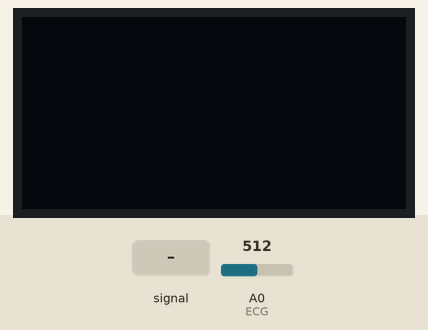
Simulated run of this sketch. Board: Arduino Uno, built with avr-gcc and run on an emulated ATmega328P. Parts: 128×64 one-colour display. The test bench sets the inputs (shaded band); at power-on: A0 (ECG) = 512. The display library's start-up logo is not drawn; what the sketch prints to the serial monitor is not drawn.

Above: at 7.2 s.
7.3 s: A0 (ECG) fed a 200 Hz sine of ±81 counts around its level
At 8.1 s:
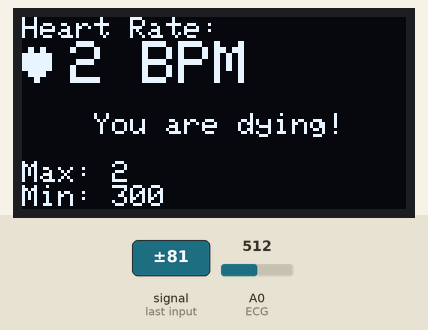
10.3 s: A0 (ECG) set to 490
At 11.5 s:
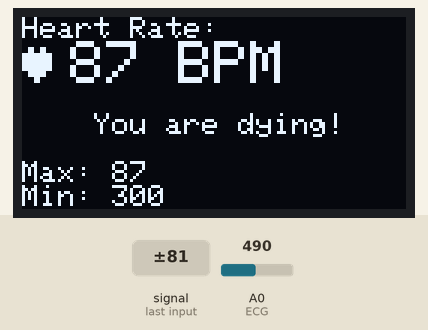
11.8 s: A0 (ECG) fed a 1000 Hz sine of ±255 counts around its level
At 13.41 s:
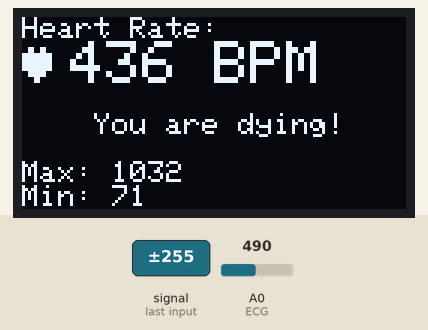
Timing chart, 0 to 14.9 s (numbered marks = the images above; inputs shaded):
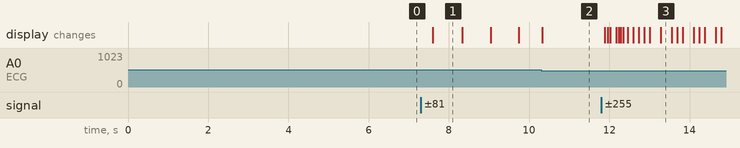

Measured:
- after the input at 7.3 s, the display: changes after 0.30 s (image 1)
- after the input at 11.8 s, the display: first changes after 0.08 s (image 3 shows a later state)
- what the display in image 1 shows lasts 0.7 s, from 7.6 s to 8.3 s

The sketch:

Ardunio_final_Project_code.ino
```cpp
#include <Wire.h> //I2C Communication Protcol.
#include <Adafruit_GFX.h> //graphics core.
#include <Adafruit_SSD1306.h> //display driver.
#define Threshold 500
#define UpperThreshold 525
#define LowerThreshold 475
//(next two lines) used to define the display size in pixels.
#define SCREEN_WIDTH 128
#define SCREEN_HEIGHT 64

// Declaration for an SSD1306 display connected to I2C (SDA, SCL pins).
Adafruit_SSD1306 display(SCREEN_WIDTH, SCREEN_HEIGHT, &Wire, -1); // '-1' makes display reset = on-board reset pin.
int ECG = A0;
int sample;
unsigned long time1;
unsigned long time2;
unsigned long peak;
unsigned long lastpeak;
unsigned long period;
unsigned long BPM;
unsigned long AvBPM;
unsigned long BPMm2;
unsigned long BPMm1;
unsigned long MaxBPM = 0;
unsigned long MinBPM = 300;
//unsigned long bpmAverages[100];
//unsigned long totalAverage;
//int n = 0;
int state = 1;

void setup() {
 Serial.begin (9600); //using 9600 for communication via USB A to USB B
 pinMode(ECG, INPUT); //establishes 'ECG' as a device that will send information to the Arduino.
 //Intiation sequence for OLED-screen. Only needs to be ran once (per start-up) and is therefor not included in a loop.
 display.begin(SSD1306_SWITCHCAPVCC, 0x3C); //'0x3C' is the I2C address for the Arduino. It can be found by running a line of code.
 display.display(); //When a 'display.(setting)' function is run, it stores the function and its information to a cache, where it can be called upon with 'display.display' to make the display run and display the series of code stored.
 delay(2000); //delay is needed to allow the display to boot up, otherwise problems occur like text overlapping which can lead to the arduino boot looping due to memory leak.
 display.clearDisplay();
 display.display();
 display.clearDisplay();//Clears the current cache for the display
 //Displays team name. Allows user to associate product with a name.
 display.setTextSize(1);
 display.setTextColor(WHITE); //In this case, the OLED screen can only display white pixels.
 display.setCursor(32, 18); //Sets the point on the screen where the first pixel will display.
 display.print("Cardia");
 display.println("    Tech"); //(currently) the space presnt before "Tech" is to centre the word directly below the previous.
  delay(4000);
 display.clearDisplay();
 //Clears buffer, and thus what is displayed on-screen

}


void loop() {
//Start of heart rate detection implementing our chosen threshold values
  while(state == 1){ //state 1: code reads ECG value and determines whether or not it is below or above an ECG reading of 500
    while(analogRead(ECG) < Threshold){ //if it is below 500, the arduino will wait 10ms, and then read the ECG value again.
      delay(10);
    }
  state = 2; //if the ECG value is not below the threshold and instead is either equal to or above. The while loop will break and move on to state = 2.
  }

  while(state == 2){ //state 2: as the ECG value becomes => than the threshold.
    time1 = millis(); //the time (in ms) from state 1 to state 2 is stored as time1. This is the ms it took for the ECG to rise above the threshold.
   state = 3;
  }

  while(state == 3){ //state 3: at this point, the QRS wave would of passed the threshold, and rise until it crosses the upper threshold.
    while(analogRead(ECG) < UpperThreshold){ //waits until the upper threshold is met or passed
      delay(10);
    }
    state = 4;
  }

  while(state == 4){ //state 4: the peak of the R wave should be the only thing consisiting above the upper threshold.
    while(analogRead(ECG) > Threshold){ //waits for the R wave to come back down to the Threshold.
      delay(10);
    }
    state = 5;
  }

  while(state == 5){
    //n++;
    time2 = millis(); //time between state 5 and state 1 is stored as time2. This is the ms it took for the ECG to fall below the threshold.
    peak = (time1+time2)/2; //anything above the threshold will be the peak of the QRS wave, and to get the the exact point of the time of the peak, an average between time1 and time2 can be calculated.
    period = peak-lastpeak;
    BPM = 60000/period; //converts ECG value to BPM (60000/period = 60s * 1000ms * 1/period)
    AvBPM = ((BPMm2+BPMm1+BPM)/3); //filtering the BPM by using an average of 3 consecutive heart rates.
    if(AvBPM > MaxBPM){ //compares average BPM to the highest BPM recorded.
      MaxBPM = AvBPM; //if higher, the current average BPM becomes the new highest BPM.
    }
    else if(AvBPM < MinBPM){ //if instead, the average BPM is lower than the lowest recorded BPM.
      MinBPM = AvBPM; //the average BPM becomes the new lowest BPM record.
    }
   /* for(int i = (n - 1); i < n; i++){
      if(i > 99){

      }
      bpmAverages[i] = AvBPM;
      totalAverage = (bpmAverages[i] / n);
    }*/
    Serial.println(analogRead(A0));
    display.clearDisplay();
    display.setTextSize(1);
    display.setCursor(0, 0);//(3, 1);
    display.println("Heart Rate:");
    display.setCursor(0, 8);//(35, 32);
    display.setTextSize(2);
    display.write(3);
    display.setCursor(16, 8);
    display.print(AvBPM);
    display.print(" BPM");
    display.setCursor(24, 32);
    display.setTextSize(1);
    display.print("You are dying!");
    display.setTextSize(1);
    display.setCursor(0, 48);
    display.print("Max: ");
    display.print(MaxBPM);
    display.setCursor(0, 56);
    display.print("Min: ");
    display.print(MinBPM);
    //display.startscrollleft(0x07, 0x07);
    //Total average will be included when SD card is implemented.
    /*display.print(" Average Heart Rate: ");
    display.print(totalAverage);*/
    display.display();
    BPMm2 = BPMm1; //The BPM value that was read previous to the newest BPM value becomes the oldest read BPM.
    BPMm1 = BPM; //The most recent read BPM becomes the BPM that was read before the next reading of the BPM.
    lastpeak = peak; //current time of the R peak becomes the previous peak time.

    state = 6;
  }

  while(state == 6){ //state 6: checks if the ECGs value has fallen below the average threshold.
    while(analogRead(ECG)>LowerThreshold){ //If it has, then the loop will break and state will return to 1. This makes sure the heart wave has reset.
      delay(10);
    }
    state=1;
  }


}
```
